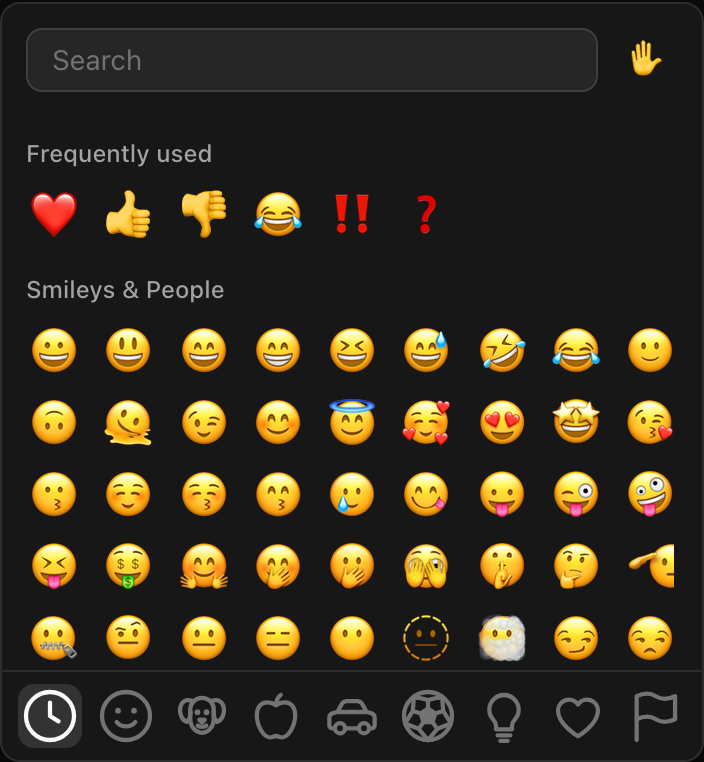
#> input picture .github/assets/picker-dark.png, 704 x 762 px, given in place of picker-dark.png.png, which was not available
$ python compare.py ../../../.github/assets/picker-dark.png ../../../.github/assets/picker-light.png
#> lines starting #> are read from the running program, lines starting #| are printed output that depends on the picture
import sys
from PIL import Image, ImageChops, ImageDraw, ImageFont

name = sys.argv[1]
ref = Image.open(f"ref/{name}.png").convert("RGB")
#> ref is the input picture: PIL image 704x762 RGB; mean R, G, B 55.3, 47.9, 32.4
ours = Image.open(f"out/{name}.png").convert("RGB")
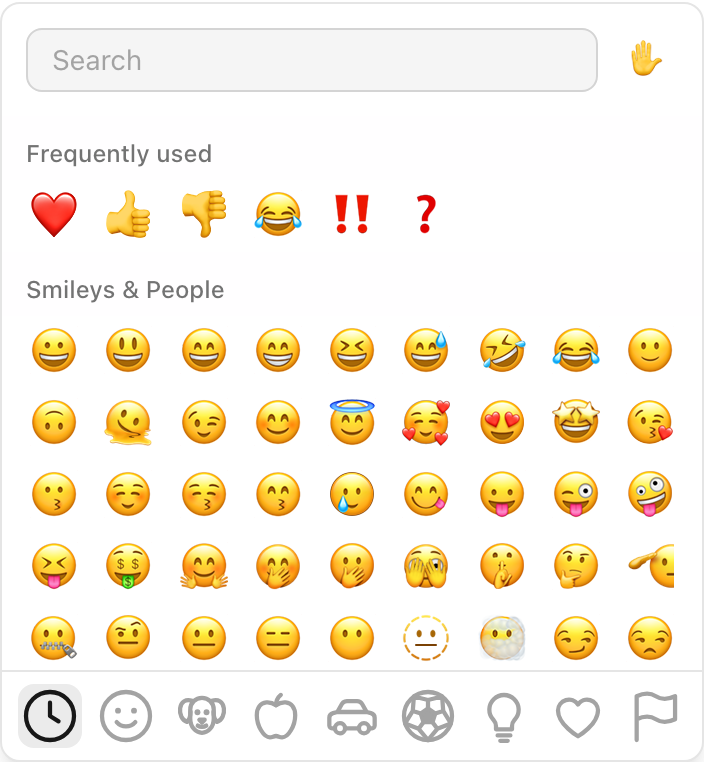
#> input picture .github/assets/picker-light.png, 704 x 762 px, given in place of picker-dark.png.png, which was not available
#> ours is the input picture: PIL image 704x762 RGB; mean R, G, B 248.5, 240.9, 225.6
w, h = max(ref.width, ours.width), max(ref.height, ours.height)
#> w = 704; h = 762
pad, label = 24, 48
canvas = Image.new("RGB", (w * 3 + pad * 4, h + label + pad), "white")
#> canvas: PIL image 2208x834 RGB; every value is 255
font = ImageFont.truetype("/System/Library/Fonts/Helvetica.ttc", 28)
d = ImageDraw.Draw(canvas)
a = Image.new("RGB", (w, h), "white"); a.paste(ref, (0, 0))
#> after `a = Image.new('RGB', (w, h), 'white')`: a: PIL image 704x762 RGB; every value is 255
b = Image.new("RGB", (w, h), "white"); b.paste(ours, (0, 0))
diff = ImageChops.difference(a, b).convert("L").point(lambda v: 255 - min(255, v * 3))
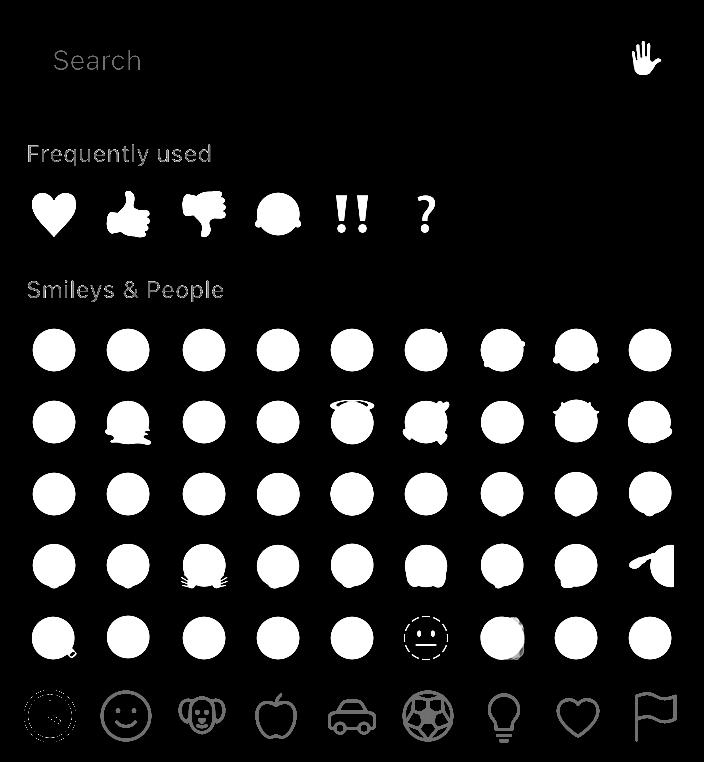
#> diff: PIL image 704x762 L; min 0, max 255, mean 35.4
for i, (img, t) in enumerate([(a, f"Real ({ref.width//2}x{ref.height//2})"), (b, f"Ours ({ours.width//2}x{ours.height//2})"), (diff.convert("RGB"), "Difference")]):
    x = pad + i * (w + pad)
    d.text((x, 10), t, fill="black", font=font)
    canvas.paste(img, (x, label))
#> this loop made 3 passes
#> (t, x) on passes 1 to 3: ('Real (352x381)', 24), ('Ours (352x381)', 752), ('Difference', 1480)
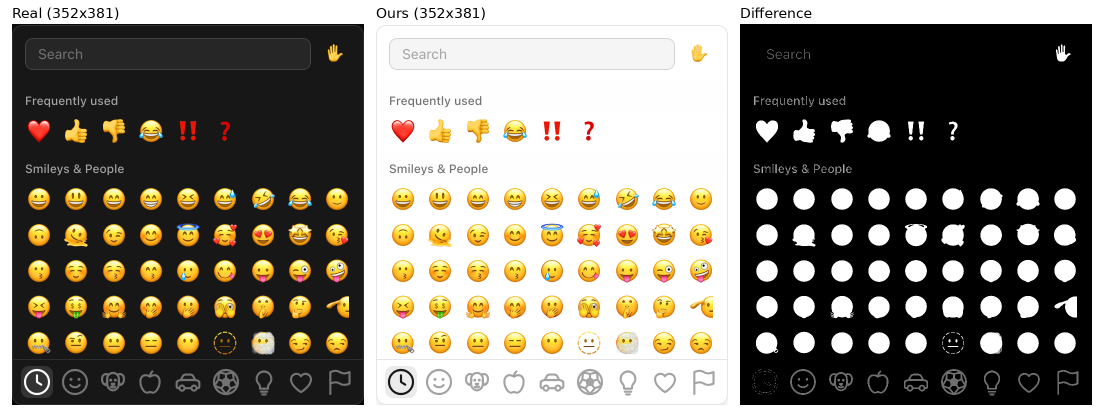
#> canvas: PIL image 2208x834 RGB (shown at 1/2 size); mean R, G, B 130.5, 126.1, 117.2
tag = sys.argv[2] if len(sys.argv) > 2 else ""
out = f"out/{name}-compare{tag}.png"
canvas.save(out)
print(out)
